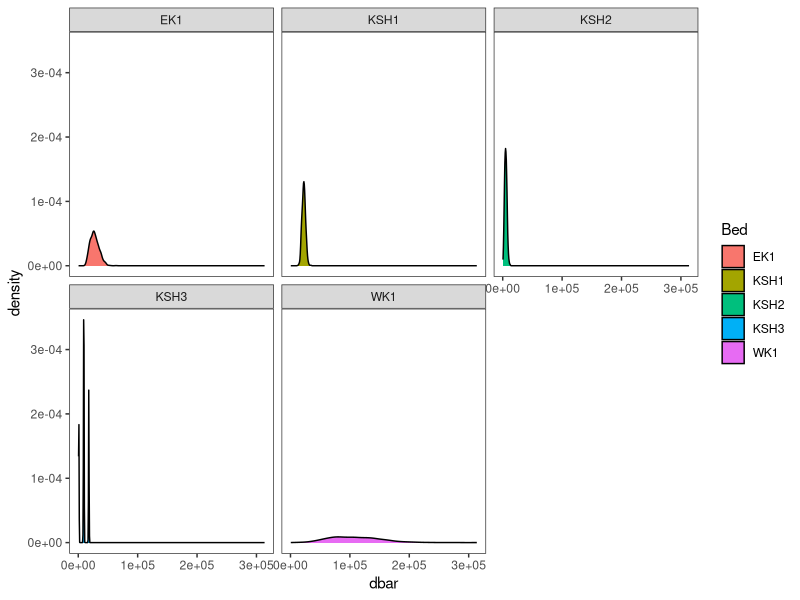
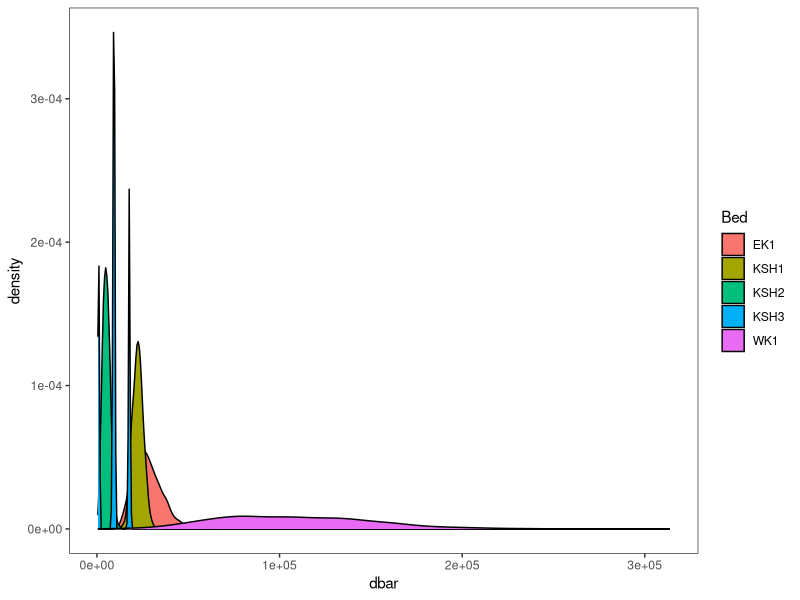
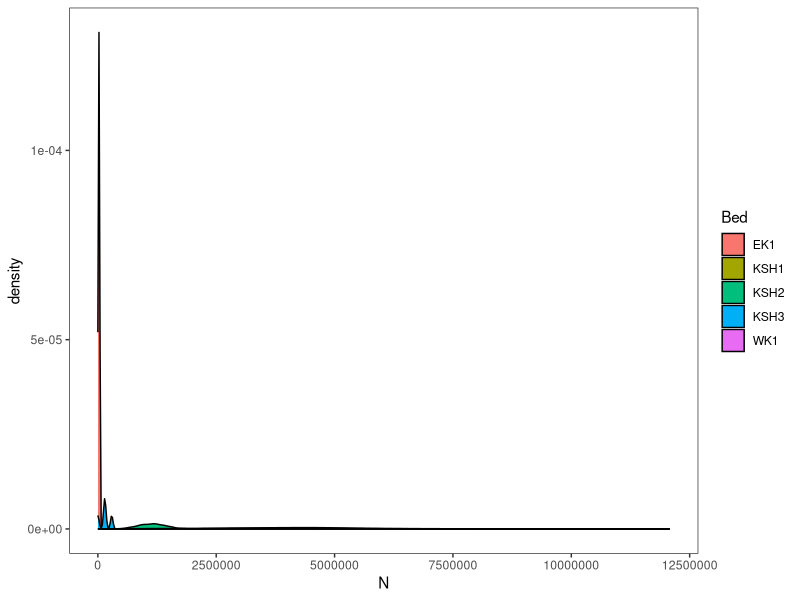
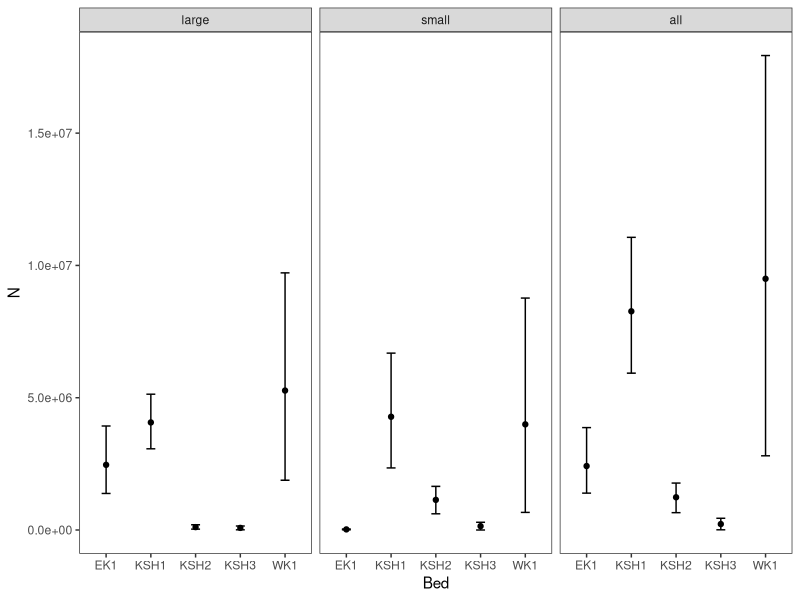
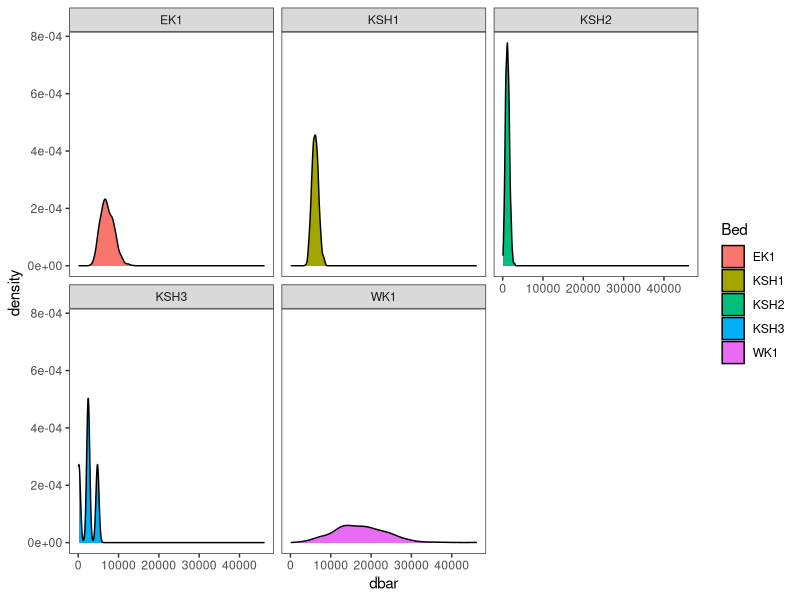
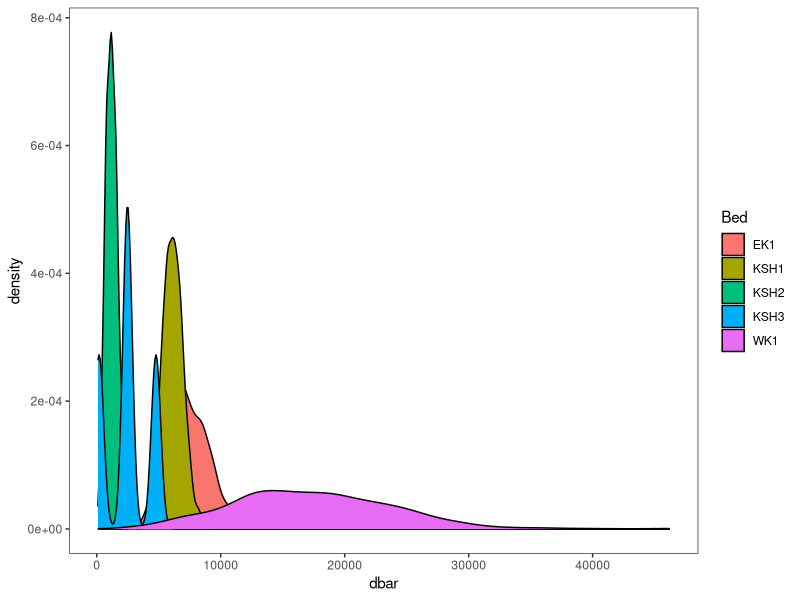
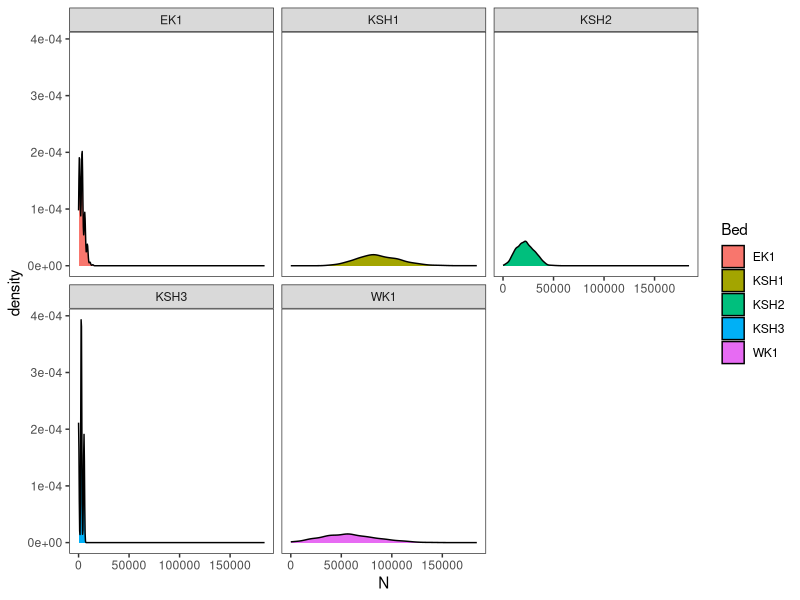
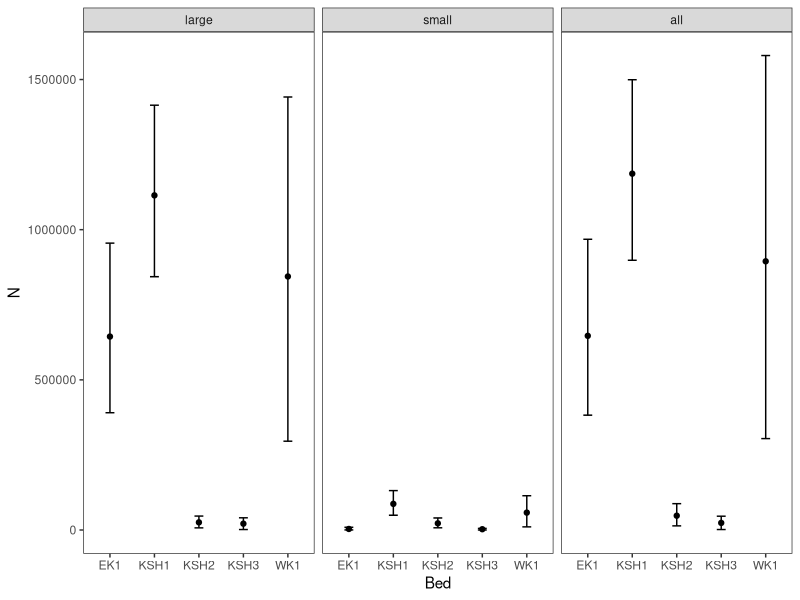

Reproduce these figures in R, in order.
# load ----
library(tidyverse)
library(reshape2)
theme_set(theme_bw()+ 
             theme(panel.grid.major = element_blank(),
                   panel.grid.minor = element_blank()))

# data ----
#clean up event data- change names and data types etc.
events <- read.csv('./data/events_2016_161027.csv')
events %>% mutate(ID = gsub(" ", "", STATION_ID),date = as.Date(DATE_SET, format='%m-%d-%Y'),
                  year = as.numeric(format(date, "%Y"))) %>% 
   select(year, date, Event = EVENT_ID, District = DISTRICT, 
          Dredge = DREDGE_ID, Bed = BED_SW, Type = STATION_TYPE, ID = ID, 
          slat = START_LATITUDE, slon=START_LONGITUDE, sdepth = DEPTH_START_F, 
          stime = START_TIME, speed=TOW_SPEED, maxdepth=Max_Dpth_fa, mindepth=Min_Dpth_fa, 
          elat=END_LATITUDE, elon=END_LONGITUDE, edepth=DEPTH_END_F, etime=END_TIME, 
          calc_length=TOW_LENGTH_CALC, field_length=TOW_LENGTH_FIELD,length=TOW_LENGTH_DESIGNATED,
          performance=GEAR_PERFORMANCE_CODE_SW) %>% filter(performance==1)-> event

#check for replicates - if dataframe has values there are duplicates
event %>% group_by(Bed, ID) %>% filter(n()>1)

# a_i ----
#Dredge width in nmi = 0.00131663 x length of dredging in each station
# Q = 0.83
Q <- 0.83

# areas ----
# Total area of each bed
area <- read.csv('./data/area.csv')

#add ai column to events dataframe
#Dredge width in nmi = 0.00131663 x length of dredging in each station
# number of stations sampled by bed
event %>%  #ai is in nmi^2
   group_by(Bed) %>% 
   summarise(n=n()) %>% 
   left_join(area) %>% select(-grids)-> samples

event %>% mutate(ai=length * 0.00131663 * Q) %>% left_join(samples) -> event


catch <- read.csv('./data/catchComp_2016_161027.csv')
catch %>% select(Event = EVENT_ID, species=RACE_CODE, 
                 size_class=SCAL_SIZE_CLASS, count=COUNT,
                 sample_wt=SAMPLE_WT_KG, cond = CONDITION_CODE_RII, 
                 sample_type = SAMPLE_TYPE) -> catch

# scallops ----
# catch ----
# create catch data.frame
catch %>% filter(species==74120, cond==1) %>% 
   group_by(Event, size_class) %>% 
   summarise(catch=sum(count, na.rm=T)) %>% 
   dcast(Event~size_class,sum, drop=TRUE) -> s.catch
names(s.catch) <- c('Event', 'large', 'small')

scal.catch <- merge(s.catch,event, all = TRUE) # merge with events - keep NA
   scal.catch[is.na(scal.catch)] <- 0 # change NA to 0
   scal.catch %>% dplyr::select(Event, large, small,year,District,Bed,n,ai,area_nm2) %>% 
      mutate(all = large+small) %>% 
      melt(., id.vars=c('Event','year','District','Bed','n','ai','area_nm2')) %>% 
      mutate(di= value/ai) %>% 
      group_by(District,Bed,year, variable) %>% 
      do(dat=(.)) %>% 
      select(dat) %>% 
      map(identity) -> scal.catch

# weight ----
# create weight data.frame
   catch %>% filter(species==74120, cond==1) %>% 
      group_by(Event, size_class) %>% select(-count) %>% 
      summarise(weight=sum(sample_wt, na.rm=T)) %>% 
      dcast(Event~size_class,sum, drop=TRUE) -> s.weight
   names(s.weight) <- c('Event', 'large', 'small')

scal.weight <- merge(s.weight,event, all = TRUE) # merge with events - keep NA
scal.weight[is.na(scal.weight)] <- 0 # change NA to 0
scal.weight %>% dplyr::select(Event, large, small,year,District,Bed,n,ai,area_nm2) %>% 
   mutate(all = large+small) %>% 
   melt(., id.vars=c('Event','year','District','Bed','n','ai','area_nm2')) %>% 
   mutate(di= value/ai) %>% 
   group_by(District,Bed,year, variable) %>% 
   do(dat=(.)) %>% 
   select(dat) %>% 
   map(identity) -> scal.weight

# bootstrap ----
f.it <- function(x){
   # first turn the list to a dataframe
   # extract the identifiers to append to the results
   # function to be run each time for calculating dbar & N
   # function to sample by rows
   # replicate the data 1000 times
   
   x = as.data.frame(x)
   y = x[1,c(2:4,8)]
   boot.it <- function(x){
      d_bar = sum(x$di)/mean(x$n)
      N=mean(x$area_nm2)*d_bar
      c(d_bar, N)
   }

   f.do <- function(x){
   x %>% sample_n(nrow(.), replace=TRUE) -> x 
   boot.it(x)
   }

   as.data.frame(t(replicate(1000,f.do(x)))) -> out
   names(out) <- c('dbar','N')
   cbind(out,y)
}


#catch ----
numbers <- lapply(scal.catch$dat,f.it)
numbers <- as.data.frame(do.call(rbind,numbers))

numbers %>% filter(variable=='large') %>% 
   ggplot(aes(dbar, fill=Bed))+geom_density()+ facet_wrap(~Bed)

numbers %>% filter(variable=='large') %>% 
   ggplot(aes(dbar, fill=Bed))+geom_density()

numbers %>% filter(variable=='small') %>% 
   ggplot(aes(N, fill=Bed))+geom_density() 

numbers %>% group_by(District,Bed,year,variable) %>% 
   summarise(llN=quantile(N,0.025),ulN=quantile(N,0.975),N=mean(N), 
             lldbar=quantile(dbar,0.025),uldbar=quantile(dbar,0.975),dbar=mean(dbar)) %>% 
   group_by(Bed,variable) %>% 
   ggplot(aes(Bed,N))+geom_point()+geom_errorbar(aes(ymin=llN,ymax=ulN), width=0.2)+facet_wrap(~variable)

#weight ----
# apply the function to each component of the list
weight <- lapply(scal.weight$dat,f.it)

# bind the results together and convert to a dataframe
weight <- as.data.frame(do.call(rbind,weight))


weight %>% filter(variable=='large') %>% 
   ggplot(aes(dbar, fill=Bed))+geom_density()+ facet_wrap(~Bed)


weight %>% filter(variable=='large') %>% 
   ggplot(aes(dbar, fill=Bed))+geom_density()

weight %>% filter(variable=='small') %>% 
   ggplot(aes(N, fill=Bed))+geom_density() + facet_wrap(~Bed)

weight %>% group_by(District,Bed,year,variable) %>% 
   summarise(llN=quantile(N,0.025),ulN=quantile(N,0.975),N=mean(N), 
             lldbar=quantile(dbar,0.025),uldbar=quantile(dbar,0.975),dbar=mean(dbar)) %>% 
   group_by(Bed,variable) %>% 
   ggplot(aes(Bed,N))+geom_point()+geom_errorbar(aes(ymin=llN,ymax=ulN), width=0.2)+facet_wrap(~variable)
